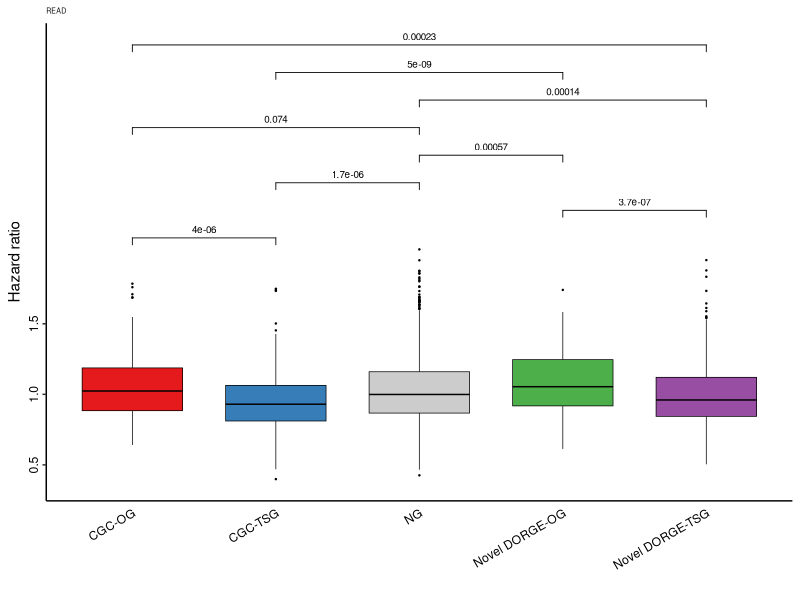
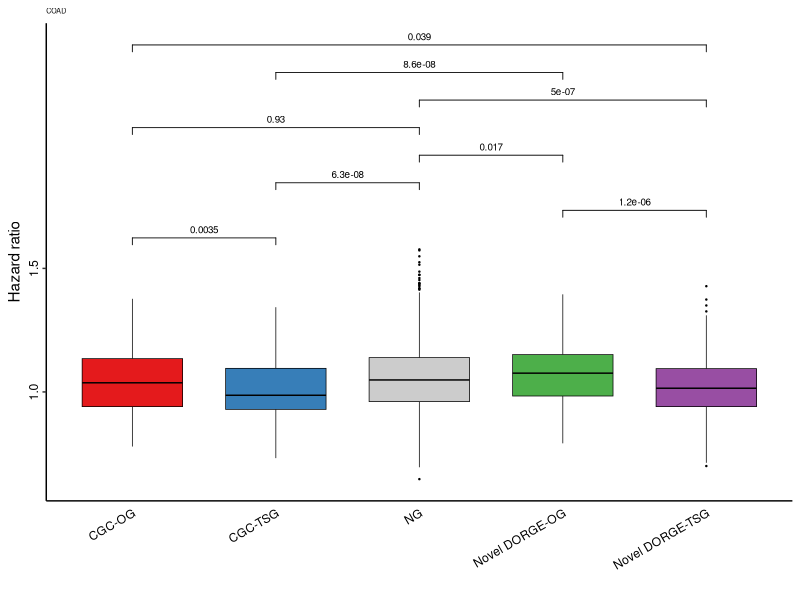
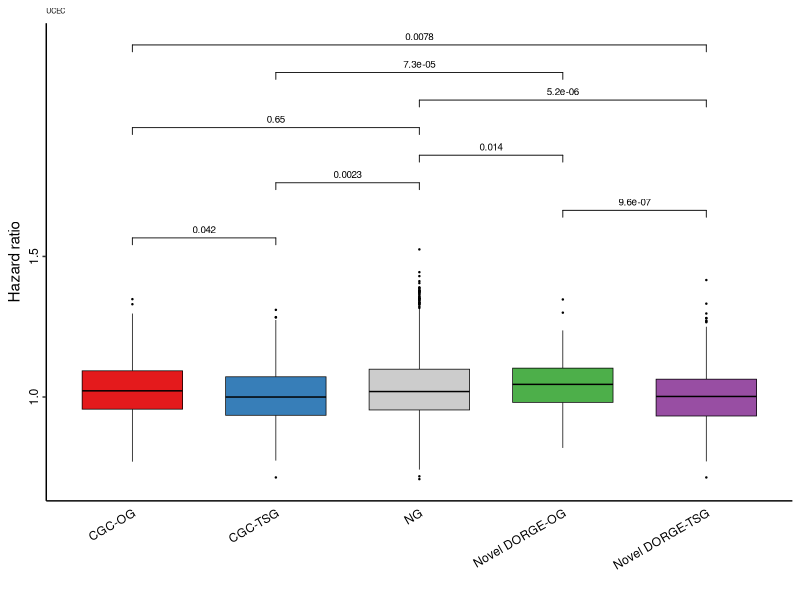

R code for these plots, in order:
####################
##### Boxplots #####
####################

###### The boxplots for survival data to independently evaluate DORGE prediction.

###### Input: ../Gene_set_new.txt: Gene annotation file
###### Input: ../All_features.csv: Feature table compiled in this study
###### Input: ../DORGE_prediction.txt: DORGE prediction results
###### Input: data/oncolnc_processed.txt: Processed survival data (from https://peerj.com/articles/cs-67/; Available at Evaluation_processing folder DORGE_pipeline project https://github.com/biocq/DORGE_pipeline)

###### Output: Figure_4D_survival_READ_evaluation.pdf: Evaluation of DORGE novel TSG/OGs by survival data in READ
###### Output: Figure_S4A_survival_COAD_evaluation.pdf: Evaluation of DORGE novel TSG/OGs by survival data in COAD
###### Output: Figure_S4B_survival_UCEC_evaluation.pdf: Evaluation of DORGE novel TSG/OGs by survival data in UCEC

options(warn=-1)

### Install missing packages

installed_pkgs <- installed.packages()

pkgs <-  c("plyr","ggpubr","ggplot2")


if (length(setdiff(pkgs, installed_pkgs)) > 0) {
    install.packages(pkgs = setdiff(pkgs, installed_pkgs), repos = "http://cran.us.r-project.org")
}

suppressMessages(library("ggpubr"))
suppressMessages(library(plyr))

TSG_threshold<-0.62485 #loose FPR=0.01
OG_threshold<-0.7004394 #loose FPR=0.01

#TSG_threshold<-0.8290429 #strict FPR=0.005
#OG_threshold<-0.8679444 #strict FPR=0.005
##################### Figure 4A, S4A and S4B: Survival data evaluation #####################

#setwd("/Users/jlyu/Box\ Sync/TSGOG_Project/SA_sub/github/DORGE_paper/Figure_codes/Figure_4");

anno <- read.table("../Gene_set_new.txt", header=T, sep="\t",fill=TRUE,quote = "")
colnames(anno)<-c("Gene","TSG_core","OG_core","NG","TSG_all","OG_all");
prediction <- read.table("../DORGE_prediction.txt", header=T, sep="\t",fill=TRUE,quote = "")
anno<-cbind(anno[,c(1,4,5,6)],prediction[,2:3])
all_feature <- read.table("data/oncolnc_all_genes.txt", header=T, sep="\t",fill=TRUE,quote = "")
all_feature<-all_feature[,c("Gene","cancer","HR")]
all_feature$HR <- as.numeric(all_feature$HR)

join<-join(all_feature, anno,type = "full",by="Gene")
join<-join[!is.na(join$HR),]
index_pOG<-which(join$OG_probability> OG_threshold & join$TSG_probability< TSG_threshold & join$OG_all!="1")
index_pTSG<-which(join$TSG_probability> TSG_threshold & join$OG_probability< OG_threshold & join$TSG_all!="1")
index_TSG<-which(join$TSG_all=="1" & join$OG_all!="1")
index_OG<-which(join$OG_all=="1" & join$TSG_all!="1")
index_NG<-which(join$NG=="1")

index<-rep("",nrow(join))

index[index_NG]<-"NG"
index[index_pTSG]<-"Novel DORGE-TSG"
index[index_pOG]<-"Novel DORGE-OG"
index[index_TSG]<-"CGC-TSG"
index[index_OG]<-"CGC-OG"

join<-cbind(join,index)
allgene2<-join[join$index!="" & !is.na(join$index),]
allgene2$index<-factor(allgene2$index,levels=c("CGC-OG", "CGC-TSG", "NG", "Novel DORGE-OG", "Novel DORGE-TSG"))

ca<-paste("Raw_figures/Figure_4D_survival_READ_evaluation.pdf",sep="")
pdf(ca, family="ArialMT", width=2.275, height=3)
my_comparisons <- list(c("CGC-OG","CGC-TSG"),c("Novel DORGE-OG","Novel DORGE-TSG"),c("NG","CGC-TSG"),c("Novel DORGE-OG","NG"),c("CGC-OG","NG"),c("NG","Novel DORGE-TSG"),c("Novel DORGE-OG","CGC-TSG"),c("CGC-OG","Novel DORGE-TSG"));
ggboxplot(data = allgene2[allgene2$cancer=="READ",],x = "index", y="HR",color="black",outlier.size = 0.2,width=0.7, fill="index",lwd=0.25,palette = c("#E41A1C","#377EB8","#CCCCCC","#4DAF4A","#984EA3"))+scale_y_continuous(breaks = c(0.5,1.0,1.5),labels = c("0.5", "1.0", "1.5"))+labs(x = "", y = "Hazard ratio")+ggtitle("READ") + theme_bw() + theme(plot.title = element_text(size = 5),axis.ticks.y = element_line(size = 0.5),axis.ticks.x=element_blank(),axis.text.x = element_text(angle = 30, hjust = 1, colour = "black"),axis.text.y = element_text(angle = 90, hjust = 0.5, colour = "black"), panel.border = element_blank(), panel.grid.major = element_blank(), panel.grid.minor = element_blank(),panel.background = element_blank(), axis.line = element_line(colour = "black"))+ guides(fill=FALSE)+stat_compare_means(aes(label = paste0(..p.format..)),method.args = list(alternative = "g"),comparisons = my_comparisons,size=2.5)
garbage <- dev.off()

ca<-paste("Raw_figures/Figure_S4A_survival_COAD_evaluation.pdf",sep="")
pdf(ca, family="ArialMT", width=2.275, height=3)
my_comparisons <- list(c("CGC-OG","CGC-TSG"),c("Novel DORGE-OG","Novel DORGE-TSG"),c("NG","CGC-TSG"),c("Novel DORGE-OG","NG"),c("CGC-OG","NG"),c("NG","Novel DORGE-TSG"),c("Novel DORGE-OG","CGC-TSG"),c("CGC-OG","Novel DORGE-TSG"));
ggboxplot(data = allgene2[allgene2$cancer=="COAD",],x = "index", y="HR",color="black",outlier.size = 0.2,width=0.7, fill="index",lwd=0.25,palette = c("#E41A1C","#377EB8","#CCCCCC","#4DAF4A","#984EA3"))+scale_y_continuous(breaks = c(0.5,1.0,1.5),labels = c("0.5", "1.0", "1.5"))+labs(x = "", y = "Hazard ratio")+ggtitle("COAD") + theme_bw() + theme(plot.title = element_text(size = 5),axis.ticks.y = element_line(size = 0.5),axis.ticks.x=element_blank(),axis.text.x = element_text(angle = 30, hjust = 1, colour = "black"),axis.text.y = element_text(angle = 90, hjust = 0.5, colour = "black"), panel.border = element_blank(), panel.grid.major = element_blank(), panel.grid.minor = element_blank(),panel.background = element_blank(), axis.line = element_line(colour = "black"))+ guides(fill=FALSE)+stat_compare_means(aes(label = paste0(..p.format..)),method.args = list(alternative = "g"),comparisons = my_comparisons,size=2.5)
garbage <- dev.off()

ca<-paste("Raw_figures/Figure_S4B_survival_UCEC_evaluation.pdf",sep="")
pdf(ca, family="ArialMT", width=2.275, height=3)
my_comparisons <- list(c("CGC-OG","CGC-TSG"),c("Novel DORGE-OG","Novel DORGE-TSG"),c("NG","CGC-TSG"),c("Novel DORGE-OG","NG"),c("CGC-OG","NG"),c("NG","Novel DORGE-TSG"),c("Novel DORGE-OG","CGC-TSG"),c("CGC-OG","Novel DORGE-TSG"));
ggboxplot(data = allgene2[allgene2$cancer=="UCEC",],x = "index", y="HR",color="black",outlier.size = 0.2,width=0.7, fill="index",lwd=0.25,palette = c("#E41A1C","#377EB8","#CCCCCC","#4DAF4A","#984EA3"))+scale_y_continuous(breaks = c(0.5,1.0,1.5),labels = c("0.5", "1.0", "1.5"))+labs(x = "", y = "Hazard ratio")+ggtitle("UCEC") + theme_bw() + theme(plot.title = element_text(size = 5),axis.ticks.y = element_line(size = 0.5),axis.ticks.x=element_blank(),axis.text.x = element_text(angle = 30, hjust = 1, colour = "black"),axis.text.y = element_text(angle = 90, hjust = 0.5, colour = "black"), panel.border = element_blank(), panel.grid.major = element_blank(), panel.grid.minor = element_blank(),panel.background = element_blank(), axis.line = element_line(colour = "black"))+ guides(fill=FALSE)+stat_compare_means(aes(label = paste0(..p.format..)),method.args = list(alternative = "g"),comparisons = my_comparisons,size=2.5)
garbage <- dev.off()



cancer_types<-as.character(unique(allgene2$cancer))
for(i in cancer_types){
	#ca<-paste("Raw_figures/Figure_S5A_oncolnc_",i,"_evaluation.pdf",sep="")
	#pdf(ca, family="ArialMT", width=2.275, height=3)
	#my_comparisons <- list(c("CGC-OG","CGC-TSG"),c("Novel DORGE-OG","Novel DORGE-TSG"),c("NG","CGC-TSG"),c("Novel DORGE-OG","NG"),c("CGC-OG","NG"),c("NG","Novel DORGE-TSG"),c("Novel DORGE-OG","CGC-TSG"),c("CGC-OG","Novel DORGE-TSG"));
	#print(ggboxplot(data = allgene2[allgene2$cancer==i,],x = "index", y="HR",color="black",outlier.size = 0.2,width=0.7, fill="index",lwd=0.25,palette = c("#E41A1C","#377EB8","#CCCCCC","#4DAF4A","#984EA3"))+scale_y_continuous(breaks = c(0.5,1.0,1.5),labels = c("0.5", "1.0", "1.5"))+labs(x = "", y = "Hazard ratio")+ggtitle(i) + theme_bw() + theme(plot.title = element_text(size = 5),axis.ticks.y = element_line(size = 0.5),axis.ticks.x=element_blank(),axis.text.x = element_text(angle = 30, hjust = 1, colour = "black"),axis.text.y = element_text(angle = 90, hjust = 0.5, colour = "black"), panel.border = element_blank(), panel.grid.major = element_blank(), panel.grid.minor = element_blank(),panel.background = element_blank(), axis.line = element_line(colour = "black"))+ guides(fill=FALSE)+stat_compare_means(aes(label = paste0(..p.format..)),method.args = list(alternative = "g"),comparisons = my_comparisons,size=2.5))
	#garbage <- dev.off()
}